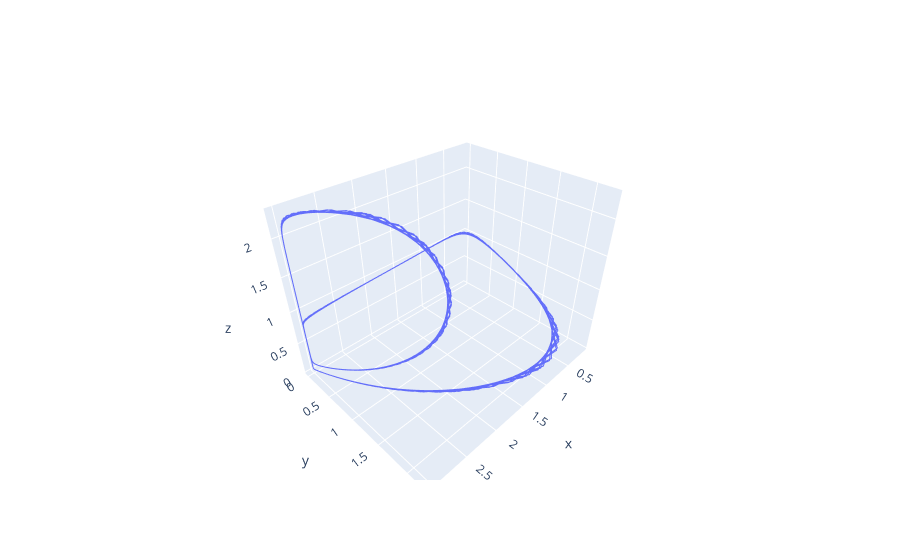

The notebook cell this image was saved under:
### Code cell
fig = go.Figure(data=[go.Scatter3d(x=x_values, y=y_values, z=z_values, mode='lines')])
fig.show()

### Figure 1 — Plotly figure (JSON) as saved in the notebook; plotly's stock layout.template omitted (floating-point values rounded to 4 significant figures; data arrays with more than 128 entries replaced by an {"elided": "..."} marker saying what was removed)
{"data": [{"mode": "lines", "type": "scatter3d", "x": {"elided": "1000 float values"}, "y": {"elided": "1000 float values"}, "z": {"elided": "1000 float values"}}], "layout": {}}
